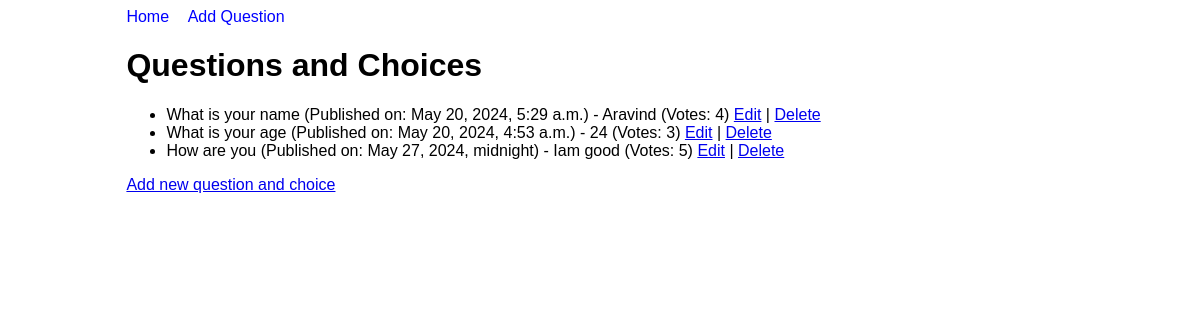
The app's page /, older data.
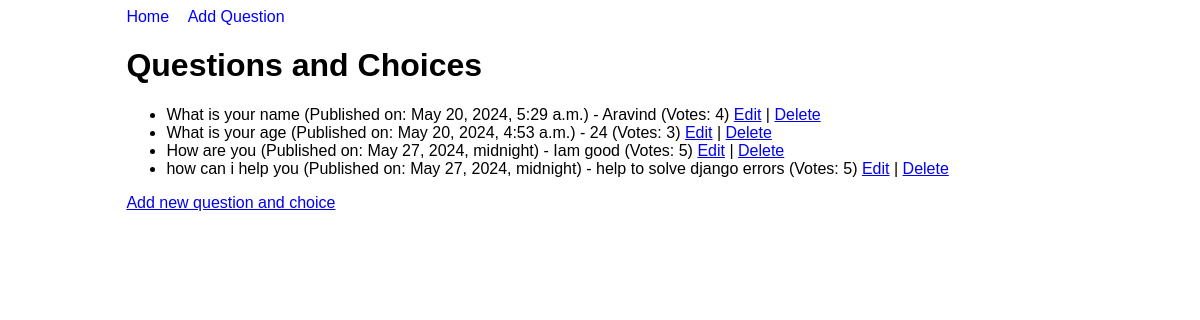
The same page, newer data.
### base/models.py (models this page shows, shortened)
class Question(models.Model):
    question_text = models.CharField(max_length=200)
    pub_date = models.DateTimeField("date published")

class Choice(models.Model):
    question = models.ForeignKey(Question, on_delete=models.CASCADE)
    choice_text = models.CharField(max_length=200)
    votes = models.IntegerField(default=0)

### base/views.py (the view)
# urls.py: path('', views.index, name='index'),
def index(request):
    questions = Question.objects.all()
    choices = Choice.objects.all()
    mylist = zip(questions, choices)
    context = {
        'mylist': mylist,
    }
    return render(request, 'index.html', context)

### templates/index.html
{% extends "base_generic.html" %}
{% block content %}
  <h1>Questions and Choices</h1>
  <ul>
    {% for question, choice in mylist %}
      <li>
        {{ question.question_text }} (Published on: {{ question.pub_date }}) - {{ choice.choice_text }} (Votes: {{ choice.votes }})
        <a href="{% url 'update' question.pk %}">Edit</a> |
        <a href="{% url 'delete' question.pk %}">Delete</a>
      </li>
    {% endfor %}
  </ul>
  <a href="{% url 'create' %}">Add new question and choice</a>
{% endblock %}

Row changes from the older to the newer data that the page shows:
now on this page (row edited): Question: question_text "how can i help you", pub_date "May 27, 2024, midnight", choice_text "help to solve django errors", votes "5"
